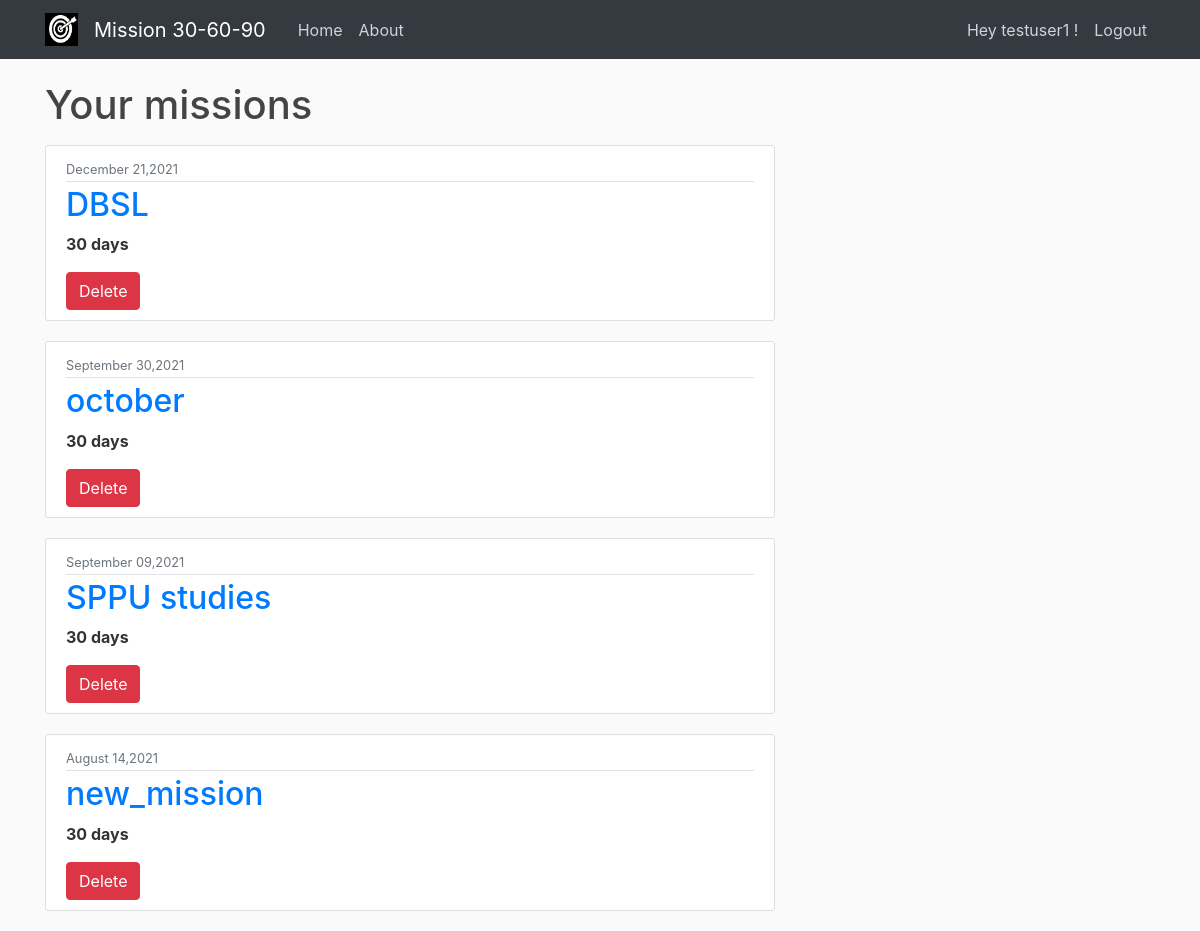
Page /user/smd1021 (signed in) on the committed database.
### mission/models.py (models this page shows, shortened)
class Missions(models.Model):
    mission_name = models.CharField(max_length=50)
    no_of_days = models.IntegerField(validators=[validate.validate_days])
    start_date = models.DateField(default=date.today)
    aspirant = models.ForeignKey(User, on_delete=models.CASCADE)

### mission/views.py (the view)
# urls.py: path('user/<str:username>',MissionListView.as_view(),name='user-missions'),
class MissionListView(LoginRequiredMixin,ListView):
    model = Missions
    template_name = 'mission/user_missions.html'
    context_object_name = 'missions'
    def get_queryset(self):
        user = get_object_or_404(User,username=self.kwargs.get('username'))
        return Missions.objects.filter(aspirant=user).order_by('-start_date')

### mission/templates/mission/user_missions.html
{% extends "mission/base.html" %}
{% block content %}
  <div class="row">
    <div class="col-md-8">
      <h1 class="mb-3">Your missions</h1>
        {% for mission in missions %}
            <article class="media content-section">
              <div class="media-body">
                <div class="article-metadata">
                  <small class="text-muted">{{ mission.start_date|date:"F d,Y" }}</small>
                </div>
                <h2><a href = "{% url 'mission-today' mission.mission_name %}">{{ mission.mission_name }}</a></h2>
                <p class="article-content"><strong>{{ mission.no_of_days }} days</strong></p>
                <a class="btn btn-danger" style="margin-right: 2pt;" href="{% url 'mission-delete' mission.id %}">Delete</a>
              </div>
            </article>
        {% endfor %}
    </div>
  </div>
{% endblock content %}

### mission/templates/mission/base.html (shortened to what this page needs)
{% load static %}
<!DOCTYPE html>
<html>
<head>
    <link rel="stylesheet" href="https://maxcdn.bootstrapcdn.com/bootstrap/4.0.0/css/bootstrap.min.css">
    <link rel="stylesheet" type="text/css" href="{% static 'mission/main.css' %}">
</head>
<body>
    <header class="site-header">
      <nav class="navbar navbar-expand-md navbar-dark bg-dark fixed-top">
        <div class="container">
          <a class="navbar-brand" href="#">
            {% load static %}<img src="{% static "mission/media/target.jpg" %}" height="33" width="33" alt="logo" />
          </a>
          <a class="navbar-brand mr-4" href="{% url 'mission-home' %}">Mission 30-60-90</a>
          <div class="collapse navbar-collapse" id="navbarToggle">
            <div class="navbar-nav mr-auto">
              <a class="nav-item nav-link" href="{% url 'mission-home' %}">Home</a>
              <a class="nav-item nav-link" href="{% url 'mission-about' %}">About</a>
            </div>
            <div class="navbar-nav">
              {% if user.is_authenticated %}
                <a class="nav-item nav-link" href="#">Hey {{user.username}} !</a>
                <a class="nav-item nav-link" href="{% url 'logout' %}">Logout</a>
              {% else %}
                <a class="nav-item nav-link" href="{% url 'login' %}">Login</a>
                <a class="nav-item nav-link" href="{% url 'register' %}">Register</a>
              {% endif %}
            </div>
          </div>
        </div>
      </nav>
    </header>
    <main role="main" class="container">
      <div class="row">
        <div class="col-md-8">
        </div>
      </div>
      {% block content %}{% endblock %}
    </main>
</body>
</html>

### mission/static/mission/main.css (style rules this page uses)
body { background: #fafafa; color: #333333; margin-top: 5rem; }
h1, h2, h3, h4, h5, h6 { color: #444444; }
.site-header .navbar-nav .nav-link { color: #cbd5db; }
.content-section { background: #ffffff; padding: 10px 20px; border: 1px solid #dddddd; border-radius: 3px; margin-bottom: 20px; }
.article-content { white-space: pre-line; }
.article-metadata { padding-bottom: 1px; margin-bottom: 4px; border-bottom: 1px solid #e3e3e3 }

### rows in the picture
Missions: start_date "December 21,2021", mission_name "DBSL", no_of_days "30"
Missions: start_date "September 30,2021", mission_name "october", no_of_days "30"
Missions: start_date "September 09,2021", mission_name "SPPU studies", no_of_days "30"
Missions: start_date "August 14,2021", mission_name "new_mission", no_of_days "30"

### other values in the picture
{{ user.username }} "testuser1"
